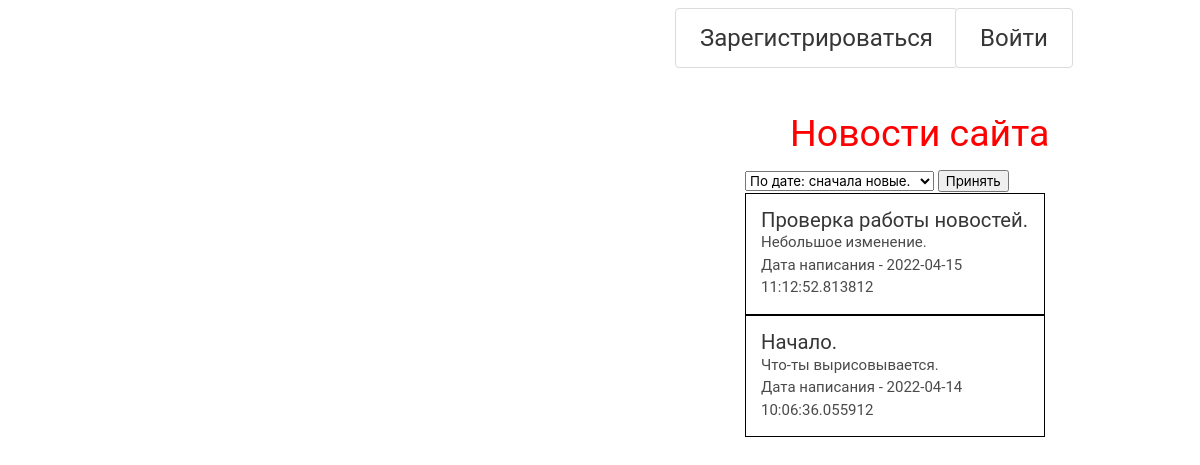
The app's page /, older data.
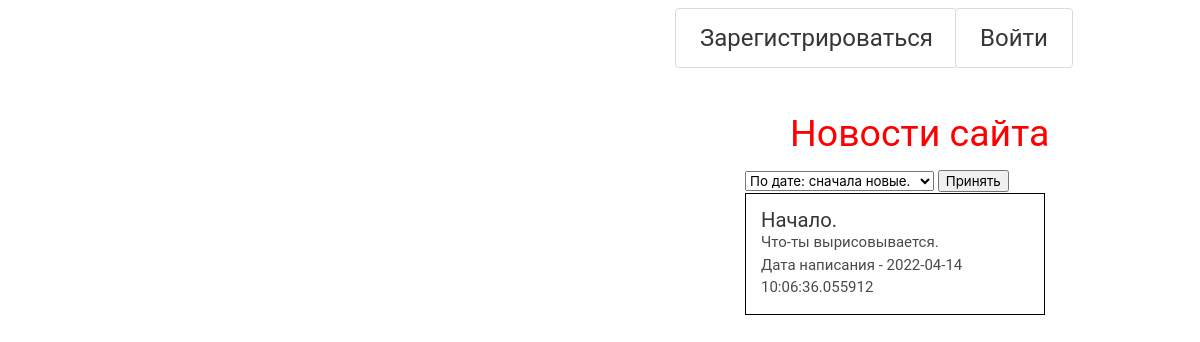
The same page, newer data.
### databases/site_news.py (models this page shows)
class SiteNews(SqlAlchemyBase):
    __tablename__ = "sitenews"
    id = sqlalchemy.Column(sqlalchemy.Integer, primary_key=True, autoincrement=True)
    title = sqlalchemy.Column(sqlalchemy.String, nullable=True)
    quickdescription = sqlalchemy.Column(sqlalchemy.String, nullable=True)
    content = sqlalchemy.Column(sqlalchemy.String, nullable=True)
    date = sqlalchemy.Column(sqlalchemy.DateTime, default=datetime.datetime.now)

### main.py (the view)
@app.route('/', methods=['GET', 'POST'])
def main_page():
    db_sess = db_session.create_session()
    all_news = db_sess.query(SiteNews)
    return render_template('mainpage.html', sitenews=all_news, title="Главная страница",
                           select_data='По дате: сначала новые.')

### databases/db_session.py (called while the page is built)
def create_session() -> Session:
    global __factory
    return __factory()

### templates/mainpage.html (shortened to what this page needs)
{% extends "base.html" %}
{% block content %}
<h1>Новости сайта</h1>
<div class="allnewsdiv">
    <form action="{{ url_for('main_page_sorted')}}" method="post">
        <select name="sort_select">
            <option>По дате: сначала новые.</option>
        </select>
        <input type="submit" value="Принять">
    </form>
    {% if select_data == 'По дате: сначала новые.' %}
    {% for item in sitenews[::-1]%}
    <div class="onenewsdiv">
        <a class="title" href=/news/{{item.id}}><h2>{{item.title}}</h2></a>
        <div>
            <p>{{item.quickdescription}}</p>
        </div>
        <div>
            <p>Дата написания - {{item.date}}</p>
        </div>
    </div>
    {% endfor %}
    {% endif %}
</div>
{% endblock %}

Row changes from the older to the newer data that the page shows:
removed SiteNews: title "Проверка работы новостей.", quickdescription "Небольшое изменение.", date "2022-04-15 11:12:52.813812"
